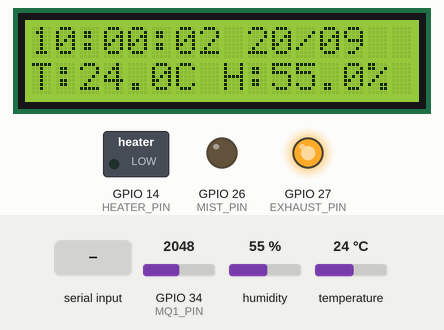
Recording of a sketch running on a simulated ESP32. On the bench: 16×2 character LCD, switched loads named in the sketch (green lamp = pin HIGH), output pins drawn as LEDs (lit = HIGH). The test bench sets the inputs (shaded band); at power-on: humidity 55 %, temperature 24 °C, GPIO 34 (MQ1_PIN) = 2048. The local clock reads 2024-03-15 10:24:30 at power-on unless the sketch sets it; the modem accepts every AT command (registered, SIM ready, sends succeed) and sends nothing else; what the sketch prints to the serial monitor is not drawn.

Above: at 2.3 s.
2.4 s: humidity set to 58 %
At 3.9 s:
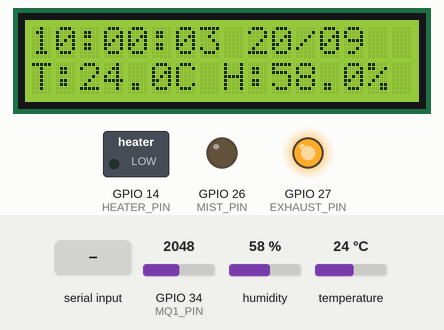
5.8 s: humidity set to 61 %
At 8.2 s:
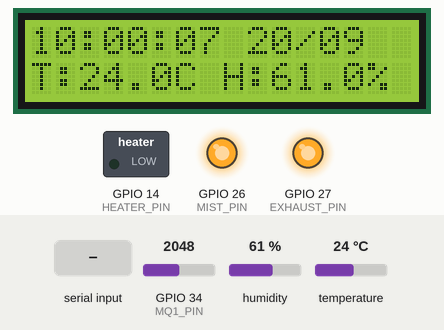
11.9 s: temperature set to 29.1 °C
At 14.4 s:
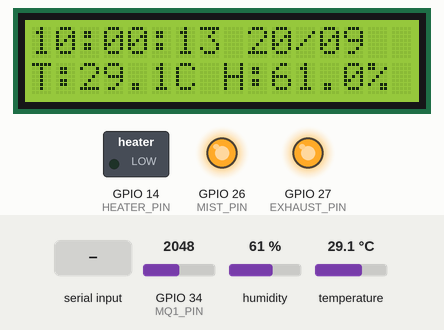
16.1 s: temperature set to 30.8 °C
At 18.4 s:
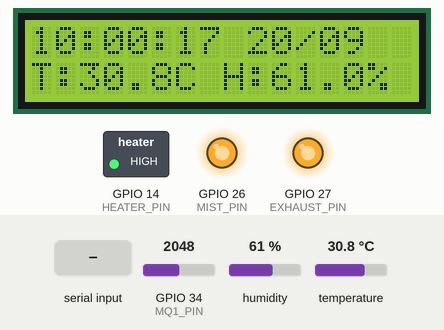
22.2 s: "1" received over the second serial link
At 28.2 s:
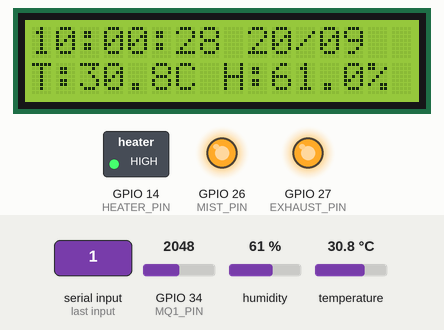
28.3 s: "0" received over the second serial link
At 48.9 s:
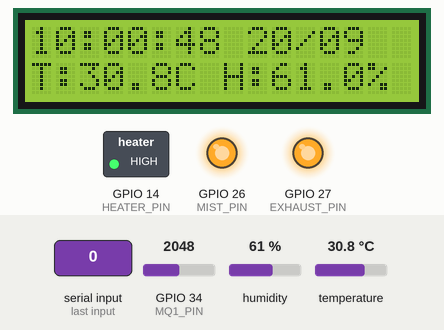
Timing chart, 0 to 50.4 s (numbered marks = the images above; inputs shaded):
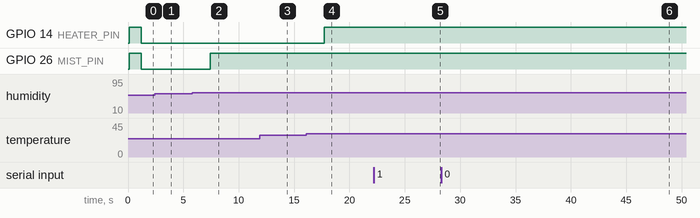

Measured:
- the behaviour switches between 59 and 60 % on humidity (found by bisection; images 1 and 2)
- the behaviour switches between 29.9 and 30 °C on temperature (found by bisection; images 3 and 4)
- after the input at 5.8 s, GPIO 26 (MIST_PIN): LOW → HIGH after 1.6 s
- after the input at 16.1 s, GPIO 14 (HEATER_PIN): LOW → HIGH after 1.6 s
- what the display in image 1 shows lasts 1.0 s, from 3.3 s to 4.3 s

The sketch:

SourceCode.ino
```cpp
#include <Wire.h>
#include <RTClib.h>
#include <LiquidCrystal_I2C.h>
#include <DHT.h>

// ----------------- USER SETTINGS -----------------
#define THINGSPEAK_API_KEY "S6QMMC3CBYIIO3ZQ"
#define USER_PHONE_NUMBER "+918778049093"

// SIM900A GPRS settings
#define APN "airtelgprs.com"
#define GPRS_USER ""
#define GPRS_PASS ""

// Manual RTC time set
const int START_YEAR  = 2025;
const int START_MONTH = 9;
const int START_DAY   = 20;
const int START_HOUR  = 10;
const int START_MIN   = 0;
const int START_SEC   = 0;

// ----------------- PIN CONFIG -----------------
#define DHT_PIN 4
#define DHT_TYPE DHT22

#define MQ1_PIN 34   // Rack 1 MQ135

#define EXHAUST_PIN 27
#define HEATER_PIN 14
#define MIST_PIN 26

#define GSM_RX 16 // SIM900 TX -> ESP32 RX2
#define GSM_TX 17 // SIM900 RX -> ESP32 TX2
#define GSM_BAUD 9600

// LCD 16x2 I2C
LiquidCrystal_I2C lcd(0x27, 16, 2);
RTC_DS3231 rtc;
DHT dht(DHT_PIN, DHT_TYPE);

// ----------------- TIMING -----------------
unsigned long lastSendTS = 0;
const unsigned long SEND_INTERVAL = 60000UL; // ThingSpeak every 60s

unsigned long lastSMS = 0;
const unsigned long SMS_INTERVAL = 60000UL; // SMS throttle

unsigned long lastLCD = 0;
const unsigned long LCD_INTERVAL = 1000UL; // Update LCD every 1s

// ----------------- MQ135 PPM -----------------
const float MQ_ADC_MAX = 4095.0;
const float MQ_PPM_MIN = 10.0;
const float MQ_PPM_MAX = 300.0;

// ----------------- GSM State Machines -----------------
enum SmsState {
  SMS_IDLE,
  SMS_SET_TEXT_MODE,
  SMS_WAIT_TEXT_MODE,
  SMS_SEND_CMGS,
  SMS_WAIT_PROMPT,
  SMS_SEND_MESSAGE,
  SMS_WAIT_SEND_RESULT,
  SMS_DONE
};

enum TSState {
  TS_IDLE,
  TS_SAPBR_SET_CONTYPE,
  TS_WAIT_SAPBR_CONTYPE,
  TS_SAPBR_SET_APN,
  TS_WAIT_SAPBR_APN,
  TS_SAPBR_OPEN,
  TS_WAIT_SAPBR_OPEN,
  TS_HTTPINIT,
  TS_WAIT_HTTPINIT,
  TS_HTTPPARA_CID,
  TS_WAIT_HTTPPARA_CID,
  TS_HTTPPARA_URL,
  TS_WAIT_HTTPPARA_URL,
  TS_HTTPPARA_CONTENT,
  TS_WAIT_HTTPPARA_CONTENT,
  TS_HTTPDATA,
  TS_WAIT_HTTPDATA,
  TS_HTTPACTION,
  TS_WAIT_HTTPACTION,
  TS_HTTPREAD,
  TS_WAIT_HTTPREAD,
  TS_HTTPTERM,
  TS_WAIT_HTTPTERM,
  TS_SAPBR_CLOSE,
  TS_WAIT_SAPBR_CLOSE,
  TS_DONE
};

SmsState smsState = SMS_IDLE;
TSState tsState = TS_IDLE;

// buffers for GSM comms
String gsmRxBuffer = "";
String smsToSend = "";
String tsPostData = "";

// timestamps for waiting
unsigned long gsmCmdSentAt = 0;
unsigned long gsmTimeout = 0;

// helper flags
bool smsRequested = false;
bool tsRequested = false;
bool ammoniaAlertSentRack1 = false;

// ----------------- SETUP -----------------
void setup() {
  Serial.begin(9600);
  delay(100);

  pinMode(EXHAUST_PIN, OUTPUT);
  pinMode(HEATER_PIN, OUTPUT);
  pinMode(MIST_PIN, OUTPUT);
  digitalWrite(EXHAUST_PIN, HIGH); // OFF
  digitalWrite(HEATER_PIN, HIGH);  // OFF
  digitalWrite(MIST_PIN, HIGH);    // OFF

  // I2C and LCD
  Wire.begin(21, 22);
  lcd.init();
  lcd.backlight();

  // RTC
  if (!rtc.begin()) {
    lcd.clear();
    lcd.setCursor(0,0);
    lcd.print("RTC NOT FOUND");
    while (1);
  }
  DateTime manualStart(START_YEAR, START_MONTH, START_DAY, START_HOUR, START_MIN, START_SEC);
  rtc.adjust(manualStart);
  Serial.println("RTC set to manual start time.");

  // DHT
  dht.begin();

  // Serial2 for SIM900A
  Serial2.begin(GSM_BAUD, SERIAL_8N1, GSM_RX, GSM_TX);

  lcd.clear();
  lcd.setCursor(0,0);
  lcd.print("System Starting");
  delay(1000);

  gsmRxBuffer = "";
  smsState = SMS_IDLE;
  tsState = TS_IDLE;
}

// ----------------- MAIN LOOP -----------------
void loop() {
  DateTime now = rtc.now();
  DateTime start(START_YEAR, START_MONTH, START_DAY, START_HOUR, START_MIN, START_SEC);
  long daysSinceStart = (now.unixtime() - start.unixtime()) / 86400L;
  if (daysSinceStart < 0) daysSinceStart = 0;

  float temperature = dht.readTemperature();
  float humidity = dht.readHumidity();

  int mq1Raw = analogRead(MQ1_PIN);
  float mq1Ppm = mapMQRawToPpm(mq1Raw);

  unsigned long t = millis();

  // --- Print readings to Serial Monitor ---
  Serial.print("Temp: "); Serial.print(temperature);
  Serial.print(" C, Hum: "); Serial.print(humidity);
  Serial.print(" %, Rack1 NH4: "); Serial.print(mq1Ppm); Serial.println(" ppm");

  // LCD update
  if (t - lastLCD >= LCD_INTERVAL) {
    lastLCD = t;
    displayOnLCD(now, temperature, humidity);
  }

  // Control logic
  if (daysSinceStart < 15) {
    controlTemperature(temperature, 30.0, 35.0);
  } else {
    controlTemperature(temperature, 25.0, 30.0);
  }
  controlHumidity(humidity, 60.0, 80.0);

  // --- SMS logic for ammonia detection ---
  if (mq1Ppm >= 10.0 && mq1Ppm <= 300.0) {
    if (!ammoniaAlertSentRack1 && (t - lastSMS >= SMS_INTERVAL)) {
      startSMS("Foul Onion detected in Rack 1");
      ammoniaAlertSentRack1 = true;
    }
  } else {
    ammoniaAlertSentRack1 = false;
  }

  // Trigger ThingSpeak
  if (t - lastSendTS >= SEND_INTERVAL && !tsRequested) {
    lastSendTS = t;
    startThingSpeak(temperature, humidity, mq1Ppm);
  }

  // GSM read
  while (Serial2.available()) {
    char c = (char)Serial2.read();
    gsmRxBuffer += c;
  }
  if (gsmRxBuffer.length() > 0) {
    Serial.print("GSM RX: "); Serial.println(gsmRxBuffer);
  }

  // Process SMS state machine
  handleSMS();

  // Process ThingSpeak state machine
  handleThingSpeak();
}

// ----------------- HELPERS -----------------
bool gsmBufferHas(const char* token) {
  return gsmRxBuffer.indexOf(token) >= 0;
}
void gsmClearBuffer() { gsmRxBuffer = ""; }

void startSMS(String message) {
  if (smsRequested || smsState != SMS_IDLE) return;
  smsToSend = message;
  smsRequested = true;
  smsState = SMS_SET_TEXT_MODE;
  Serial.println("Requested SMS send: " + message);
}

void startThingSpeak(float temp, float hum, float mq1ppm) {
  if (tsRequested || tsState != TS_IDLE) return;
  tsPostData = String("api_key=") + THINGSPEAK_API_KEY +
               "&field1=" + String(temp, 2) +
               "&field2=" + String(hum, 2) +
               "&field3=" + String(mq1ppm, 2);
  tsRequested = true;
  tsState = TS_SAPBR_SET_CONTYPE;
  Serial.println("Requested ThingSpeak send.");
}

float mapMQRawToPpm(int raw) {
  float v = constrain((float)raw, 0.0, MQ_ADC_MAX);
  return MQ_PPM_MIN + (v / MQ_ADC_MAX) * (MQ_PPM_MAX - MQ_PPM_MIN);
}

void displayOnLCD(DateTime now, float temp, float hum) {
  lcd.clear();
  char line1[17], line2[17];
  snprintf(line1, sizeof(line1), "%02d:%02d:%02d %02d/%02d",
           now.hour(), now.minute(), now.second(), now.day(), now.month());
  lcd.setCursor(0,0);
  lcd.print(line1);

  if (isnan(temp) || isnan(hum)) {
    lcd.setCursor(0,1);
    lcd.print("SENS ERROR");
  } else {
    snprintf(line2, sizeof(line2), "T:%.1fC H:%.1f%%", temp, hum);
    lcd.setCursor(0,1);
    lcd.print(line2);
  }
}

// ----------------- RELAY CONTROL -----------------
void controlTemperature(float temp, float low, float high) {
  if (!isnan(temp)) {
    if (temp > high) {
      digitalWrite(EXHAUST_PIN, LOW); // turn fan ON (for active-low relay)
      digitalWrite(HEATER_PIN, HIGH);   // heater OFF
    } else if (temp < low) {
      digitalWrite(HEATER_PIN, LOW);  // heater ON
      digitalWrite(EXHAUST_PIN, HIGH);  // fan OFF
    } else {
      digitalWrite(EXHAUST_PIN, HIGH);  // fan OFF
      digitalWrite(HEATER_PIN, HIGH);   // heater OFF
    }
  }
}

void controlHumidity(float hum, float low, float high) {
  if (isnan(hum)) return;

  if (hum < low) {
    digitalWrite(MIST_PIN, LOW);  // Mist ON
  } else {
    digitalWrite(MIST_PIN, HIGH); // Mist OFF
  }
}

// ----------------- GSM STATE HANDLERS -----------------
void handleSMS() {
  switch (smsState) {
    case SMS_IDLE: break;
    case SMS_SET_TEXT_MODE:
      Serial2.print("AT+CMGF=1\r\n");
      gsmCmdSentAt = millis(); gsmTimeout = 2000UL;
      smsState = SMS_WAIT_TEXT_MODE; gsmClearBuffer(); break;
    case SMS_WAIT_TEXT_MODE:
      if (gsmBufferHas("OK") || millis() - gsmCmdSentAt > gsmTimeout) {
        smsState = SMS_SEND_CMGS; gsmClearBuffer();
      }
      break;
    case SMS_SEND_CMGS:
      Serial2.print(String("AT+CMGS=\"") + USER_PHONE_NUMBER + "\"\r\n");
      gsmCmdSentAt = millis(); gsmTimeout = 3000UL;
      smsState = SMS_WAIT_PROMPT; gsmClearBuffer(); break;
    case SMS_WAIT_PROMPT:
      if (gsmBufferHas(">") || millis() - gsmCmdSentAt > gsmTimeout) {
        smsState = SMS_SEND_MESSAGE; gsmClearBuffer();
      }
      break;
    case SMS_SEND_MESSAGE:
      Serial2.print(smsToSend);
      Serial2.write(26); // Ctrl+Z
      gsmCmdSentAt = millis(); gsmTimeout = 10000UL;
      smsState = SMS_WAIT_SEND_RESULT; gsmClearBuffer(); break;
    case SMS_WAIT_SEND_RESULT:
      if (gsmBufferHas("+CMGS") || gsmBufferHas("OK") ||
          gsmBufferHas("ERROR") || millis() - gsmCmdSentAt > gsmTimeout) {
        Serial.println("SMS send finished");
        smsState = SMS_DONE; gsmClearBuffer();
      }
      break;
    case SMS_DONE:
      smsRequested = false; lastSMS = millis();
      smsState = SMS_IDLE; break;
  }
}

void handleThingSpeak() {
  switch (tsState) {
    case TS_IDLE: break;
    case TS_SAPBR_SET_CONTYPE:
      Serial2.print("AT+SAPBR=3,1,\"CONTYPE\",\"GPRS\"\r\n");
      gsmCmdSentAt = millis(); gsmTimeout = 2000UL;
      tsState = TS_WAIT_SAPBR_CONTYPE; gsmClearBuffer(); break;
    case TS_WAIT_SAPBR_CONTYPE:
      if (gsmBufferHas("OK") || millis() - gsmCmdSentAt > gsmTimeout) {
        tsState = TS_SAPBR_SET_APN; gsmClearBuffer();
      }
      break;
    case TS_SAPBR_SET_APN:
      Serial2.print(String("AT+SAPBR=3,1,\"APN\",\"") + APN + "\"\r\n");
      gsmCmdSentAt = millis(); gsmTimeout = 2000UL;
      tsState = TS_WAIT_SAPBR_APN; gsmClearBuffer(); break;
    case TS_WAIT_SAPBR_APN:
      if (gsmBufferHas("OK") || millis() - gsmCmdSentAt > gsmTimeout) {
        tsState = TS_SAPBR_OPEN; gsmClearBuffer();
      }
      break;
    case TS_SAPBR_OPEN:
      Serial2.print("AT+SAPBR=1,1\r\n");
      gsmCmdSentAt = millis(); gsmTimeout = 5000UL;
      tsState = TS_WAIT_SAPBR_OPEN; gsmClearBuffer(); break;
    case TS_WAIT_SAPBR_OPEN:
      if (gsmBufferHas("OK") || millis() - gsmCmdSentAt > gsmTimeout) {
        tsState = TS_HTTPINIT; gsmClearBuffer();
      }
      break;
    case TS_HTTPINIT:
      Serial2.print("AT+HTTPINIT\r\n");
      gsmCmdSentAt = millis(); gsmTimeout = 2000UL;
      tsState = TS_WAIT_HTTPINIT; gsmClearBuffer(); break;
    case TS_WAIT_HTTPINIT:
      if (gsmBufferHas("OK") || millis() - gsmCmdSentAt > gsmTimeout) {
        tsState = TS_HTTPPARA_CID; gsmClearBuffer();
      }
      break;
    case TS_HTTPPARA_CID:
      Serial2.print("AT+HTTPPARA=\"CID\",1\r\n");
      gsmCmdSentAt = millis(); gsmTimeout = 2000UL;
      tsState = TS_WAIT_HTTPPARA_CID; gsmClearBuffer(); break;
    case TS_WAIT_HTTPPARA_CID:
      if (gsmBufferHas("OK") || millis() - gsmCmdSentAt > gsmTimeout) {
        tsState = TS_HTTPPARA_URL; gsmClearBuffer();
      }
      break;
    case TS_HTTPPARA_URL:
      Serial2.print("AT+HTTPPARA=\"URL\",\"http://api.thingspeak.com/update\"\r\n");
      gsmCmdSentAt = millis(); gsmTimeout = 2000UL;
      tsState = TS_WAIT_HTTPPARA_URL; gsmClearBuffer(); break;
    case TS_WAIT_HTTPPARA_URL:
      if (gsmBufferHas("OK") || millis() - gsmCmdSentAt > gsmTimeout) {
        tsState = TS_HTTPPARA_CONTENT; gsmClearBuffer();
      }
      break;
    case TS_HTTPPARA_CONTENT:
      Serial2.print("AT+HTTPPARA=\"CONTENT\",\"application/x-www-form-urlencoded\"\r\n");
      gsmCmdSentAt = millis(); gsmTimeout = 2000UL;
      tsState = TS_WAIT_HTTPPARA_CONTENT; gsmClearBuffer(); break;
    case TS_WAIT_HTTPPARA_CONTENT:
      if (gsmBufferHas("OK") || millis() - gsmCmdSentAt > gsmTimeout) {
        Serial2.print("AT+HTTPDATA=" + String(tsPostData.length()) + ",10000\r\n");
        gsmCmdSentAt = millis(); gsmTimeout = 2000UL;
        tsState = TS_WAIT_HTTPDATA; gsmClearBuffer();
      }
      break;
    case TS_WAIT_HTTPDATA:
      if (gsmBufferHas("DOWNLOAD") || millis() - gsmCmdSentAt > gsmTimeout) {
        Serial2.print(tsPostData);
        gsmCmdSentAt = millis(); gsmTimeout = 2000UL;
        tsState = TS_HTTPACTION; gsmClearBuffer();
      }
      break;
    case TS_HTTPACTION:
      Serial2.print("AT+HTTPACTION=1\r\n");
      gsmCmdSentAt = millis(); gsmTimeout = 15000UL;
      tsState = TS_WAIT_HTTPACTION; gsmClearBuffer(); break;
    case TS_WAIT_HTTPACTION:
      if (gsmBufferHas("+HTTPACTION") || millis() - gsmCmdSentAt > gsmTimeout) {
        tsState = TS_HTTPREAD; gsmClearBuffer();
      }
      break;
    case TS_HTTPREAD:
      Serial2.print("AT+HTTPREAD\r\n");
      gsmCmdSentAt = millis(); gsmTimeout = 5000UL;
      tsState = TS_WAIT_HTTPREAD; gsmClearBuffer(); break;
    case TS_WAIT_HTTPREAD:
      if (gsmBufferHas("OK") || gsmBufferHas("ERROR") ||
          millis() - gsmCmdSentAt > gsmTimeout) {
        tsState = TS_HTTPTERM; gsmClearBuffer();
      }
      break;
    case TS_HTTPTERM:
      Serial2.print("AT+HTTPTERM\r\n");
      gsmCmdSentAt = millis(); gsmTimeout = 2000UL;
      tsState = TS_WAIT_HTTPTERM; gsmClearBuffer(); break;
    case TS_WAIT_HTTPTERM:
      if (gsmBufferHas("OK") || millis() - gsmCmdSentAt > gsmTimeout) {
        tsState = TS_SAPBR_CLOSE; gsmClearBuffer();
      }
      break;
    case TS_SAPBR_CLOSE:
      Serial2.print("AT+SAPBR=0,1\r\n");
      gsmCmdSentAt = millis(); gsmTimeout = 5000UL;
      tsState = TS_WAIT_SAPBR_CLOSE; gsmClearBuffer(); break;
    case TS_WAIT_SAPBR_CLOSE:
      if (gsmBufferHas("OK") || millis() - gsmCmdSentAt > gsmTimeout) {
        tsState = TS_DONE; gsmClearBuffer();
      }
      break;
    case TS_DONE:
      tsRequested = false;
      tsState = TS_IDLE;
      Serial.println("ThingSpeak send complete");
      break;
  }
}
```
